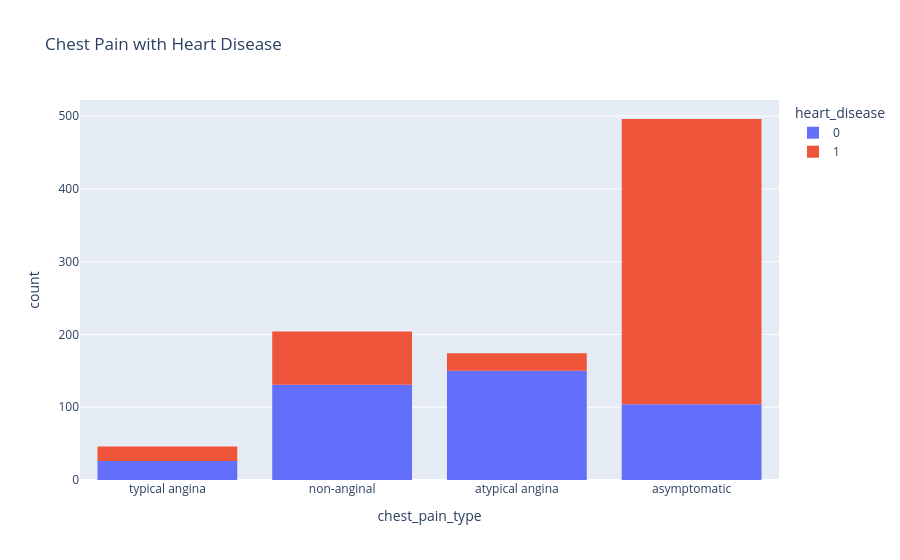

The code cell stored with this chart in its notebook:
### Code cell
px.histogram(heart_df,x= "chest_pain_type",color="heart_disease", title="Chest Pain with Heart Disease")

### Figure 1 — Plotly figure (JSON) as saved in the notebook; plotly's stock layout.template omitted (floating-point values rounded to 4 significant figures; data arrays with more than 128 entries replaced by an {"elided": "..."} marker saying what was removed)
{"data": [{"bingroup": "x", "hovertemplate": "heart_disease=0<br>chest_pain_type=%{x}<br>count=%{y}<extra></extra>", "legendgroup": "0", "marker": {"color": "#636efa", "pattern": {"shape": ""}}, "name": "0", "orientation": "v", "showlegend": true, "type": "histogram", "x": {"elided": "411 str values"}, "xaxis": "x", "yaxis": "y"}, {"bingroup": "x", "hovertemplate": "heart_disease=1<br>chest_pain_type=%{x}<br>count=%{y}<extra></extra>", "legendgroup": "1", "marker": {"color": "#EF553B", "pattern": {"shape": ""}}, "name": "1", "orientation": "v", "showlegend": true, "type": "histogram", "x": {"elided": "509 str values"}, "xaxis": "x", "yaxis": "y"}], "layout": {"barmode": "relative", "legend": {"title": {"text": "heart_disease"}, "tracegroupgap": 0}, "title": {"text": "Chest Pain with Heart Disease"}, "xaxis": {"anchor": "y", "domain": [0, 1], "title": {"text": "chest_pain_type"}}, "yaxis": {"anchor": "x", "domain": [0, 1], "title": {"text": "count"}}}}
